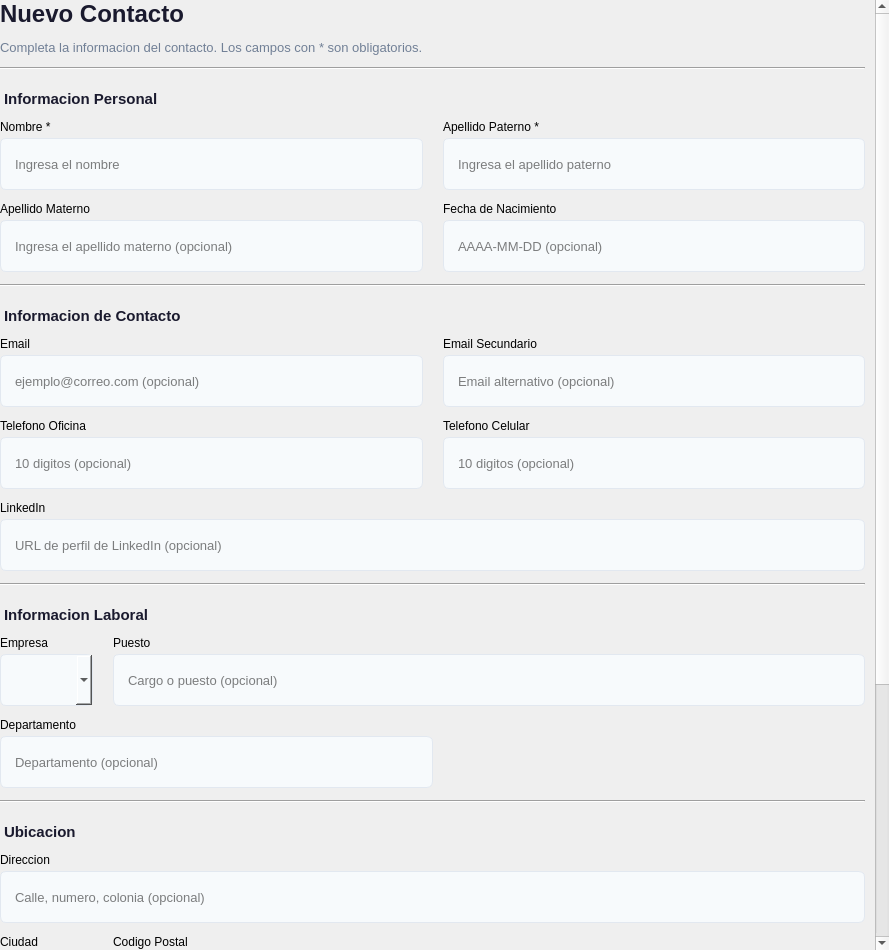
<?xml version="1.0" encoding="UTF-8"?>
<ui version="4.0">
 <class>ContactoForm</class>
 <widget class="QWidget" name="ContactoForm">
  <property name="geometry">
   <rect>
    <x>0</x>
    <y>0</y>
    <width>889</width>
    <height>950</height>
   </rect>
  </property>
  <property name="styleSheet">
   <string notr="true">
/* === FORM GLOBAL === */
QWidget#ContactoForm {
    background-color: transparent;
}

/* === LABELS === */
QLabel#form_titulo {
    font-size: 24px;
    font-weight: bold;
    color: #1a1a2e;
}
QLabel#form_subtitulo {
    font-size: 13px;
    color: #718096;
}
QLabel#seccionPersonal, QLabel#seccionContacto, QLabel#seccionLaboral, QLabel#seccionUbicacion, QLabel#seccionAsignacion {
    font-size: 15px;
    font-weight: bold;
    color: #1a1a2e;
    padding-top: 8px;
}
QLabel.fieldLabel {
    font-size: 13px;
    color: #2d3748;
    font-weight: 600;
}

/* === INPUTS === */
QLineEdit, QComboBox {
    padding: 8px 12px;
    border: 1px solid #e2e8f0;
    border-radius: 6px;
    background-color: #f7fafc;
    font-size: 13px;
    min-height: 34px;
}
QLineEdit:focus, QComboBox:focus {
    border: 1px solid #4a90d9;
    background-color: white;
}
QLineEdit:hover, QComboBox:hover {
    border: 1px solid #cbd5e0;
}

/* === CHECKBOX === */
QCheckBox#check_contacto_principal, QCheckBox#check_no_contactar, QCheckBox#check_activo {
    font-size: 13px;
    color: #2d3748;
    spacing: 8px;
}
QCheckBox#check_contacto_principal::indicator, QCheckBox#check_no_contactar::indicator, QCheckBox#check_activo::indicator {
    width: 18px;
    height: 18px;
    border: 2px solid #e2e8f0;
    border-radius: 4px;
    background-color: #f7fafc;
}
QCheckBox#check_contacto_principal::indicator:checked, QCheckBox#check_no_contactar::indicator:checked, QCheckBox#check_activo::indicator:checked {
    background-color: #4a90d9;
    border-color: #4a90d9;
}
QCheckBox#check_contacto_principal::indicator:hover, QCheckBox#check_no_contactar::indicator:hover, QCheckBox#check_activo::indicator:hover {
    border-color: #cbd5e0;
}

/* === BUTTONS === */
QPushButton#btn_guardar {
    background-color: #4a90d9;
    color: white;
    border: none;
    border-radius: 6px;
    font-size: 14px;
    font-weight: 600;
    padding: 10px 24px;
    min-height: 38px;
}
QPushButton#btn_guardar:hover {
    background-color: #3a7bc8;
}
QPushButton#btn_guardar:pressed {
    background-color: #2a6bb8;
}
QPushButton#btn_limpiar, QPushButton#btn_cancelar {
    background-color: white;
    color: #2d3748;
    border: 1px solid #e2e8f0;
    border-radius: 6px;
    font-size: 14px;
    font-weight: 500;
    padding: 10px 20px;
    min-height: 38px;
}
QPushButton#btn_limpiar:hover, QPushButton#btn_cancelar:hover {
    background-color: #f7fafc;
    border-color: #cbd5e0;
}

/* === SEPARATOR === */
QFrame#separator1, QFrame#separator2, QFrame#separator3, QFrame#separator4, QFrame#separator5 {
    color: #e2e8f0;
}
   </string>
  </property>
  <layout class="QVBoxLayout" name="formMainLayout">
   <property name="leftMargin"><number>0</number></property>
   <property name="topMargin"><number>0</number></property>
   <property name="rightMargin"><number>0</number></property>
   <property name="bottomMargin"><number>0</number></property>
   <item>
    <widget class="QScrollArea" name="scrollArea">
     <property name="frameShape"><enum>QFrame::NoFrame</enum></property>
     <property name="widgetResizable"><bool>true</bool></property>
     <widget class="QWidget" name="scrollContent">
      <property name="styleSheet">
       <string notr="true">QWidget#scrollContent { background-color: transparent; }</string>
      </property>
      <layout class="QVBoxLayout" name="scrollLayout">
       <property name="spacing"><number>12</number></property>
       <property name="leftMargin"><number>0</number></property>
       <property name="topMargin"><number>0</number></property>
       <property name="rightMargin"><number>10</number></property>
       <property name="bottomMargin"><number>10</number></property>

       <!-- TITULO -->
       <item>
        <widget class="QLabel" name="form_titulo">
         <property name="text"><string>Nuevo Contacto</string></property>
        </widget>
       </item>
       <item>
        <widget class="QLabel" name="form_subtitulo">
         <property name="text"><string>Completa la informacion del contacto. Los campos con * son obligatorios.</string></property>
         <property name="wordWrap"><bool>true</bool></property>
        </widget>
       </item>

       <!-- SEPARATOR 1 -->
       <item>
        <widget class="QFrame" name="separator1">
         <property name="frameShape"><enum>QFrame::HLine</enum></property>
         <property name="frameShadow"><enum>QFrame::Sunken</enum></property>
        </widget>
       </item>

       <!-- SECCION: Informacion Personal -->
       <item>
        <widget class="QLabel" name="seccionPersonal">
         <property name="text"><string>Informacion Personal</string></property>
        </widget>
       </item>

       <!-- Row 1: Nombre + Apellido Paterno -->
       <item>
        <layout class="QHBoxLayout" name="row1Layout">
         <property name="spacing"><number>20</number></property>
         <item>
          <layout class="QVBoxLayout" name="nombreLayout">
           <property name="spacing"><number>4</number></property>
           <item>
            <widget class="QLabel" name="label_nombre">
             <property name="text"><string>Nombre *</string></property>
            </widget>
           </item>
           <item>
            <widget class="QLineEdit" name="input_nombre">
             <property name="placeholderText"><string>Ingresa el nombre</string></property>
            </widget>
           </item>
          </layout>
         </item>
         <item>
          <layout class="QVBoxLayout" name="apellidoPLayout">
           <property name="spacing"><number>4</number></property>
           <item>
            <widget class="QLabel" name="label_apellido_paterno">
             <property name="text"><string>Apellido Paterno *</string></property>
            </widget>
           </item>
           <item>
            <widget class="QLineEdit" name="input_apellido_paterno">
             <property name="placeholderText"><string>Ingresa el apellido paterno</string></property>
            </widget>
           </item>
          </layout>
         </item>
        </layout>
       </item>

       <!-- Row 2: Apellido Materno + Fecha Nacimiento -->
       <item>
        <layout class="QHBoxLayout" name="row2Layout">
         <property name="spacing"><number>20</number></property>
         <item>
          <layout class="QVBoxLayout" name="apellidoMLayout">
           <property name="spacing"><number>4</number></property>
           <item>
            <widget class="QLabel" name="label_apellido_materno">
             <property name="text"><string>Apellido Materno</string></property>
            </widget>
           </item>
           <item>
            <widget class="QLineEdit" name="input_apellido_materno">
             <property name="placeholderText"><string>Ingresa el apellido materno (opcional)</string></property>
            </widget>
           </item>
          </layout>
         </item>
         <item>
          <layout class="QVBoxLayout" name="fechaNacLayout">
           <property name="spacing"><number>4</number></property>
           <item>
            <widget class="QLabel" name="label_fecha_nacimiento">
             <property name="text"><string>Fecha de Nacimiento</string></property>
            </widget>
           </item>
           <item>
            <widget class="QLineEdit" name="input_fecha_nacimiento">
             <property name="placeholderText"><string>AAAA-MM-DD (opcional)</string></property>
             <property name="maxLength"><number>10</number></property>
            </widget>
           </item>
          </layout>
         </item>
        </layout>
       </item>

       <!-- SEPARATOR 2 -->
       <item>
        <widget class="QFrame" name="separator2">
         <property name="frameShape"><enum>QFrame::HLine</enum></property>
         <property name="frameShadow"><enum>QFrame::Sunken</enum></property>
        </widget>
       </item>

       <!-- SECCION: Informacion de Contacto -->
       <item>
        <widget class="QLabel" name="seccionContacto">
         <property name="text"><string>Informacion de Contacto</string></property>
        </widget>
       </item>

       <!-- Row 3: Email + Email Secundario -->
       <item>
        <layout class="QHBoxLayout" name="row3Layout">
         <property name="spacing"><number>20</number></property>
         <item>
          <layout class="QVBoxLayout" name="emailLayout">
           <property name="spacing"><number>4</number></property>
           <item>
            <widget class="QLabel" name="label_email">
             <property name="text"><string>Email</string></property>
            </widget>
           </item>
           <item>
            <widget class="QLineEdit" name="input_email">
             <property name="placeholderText"><string>ejemplo@correo.com (opcional)</string></property>
            </widget>
           </item>
          </layout>
         </item>
         <item>
          <layout class="QVBoxLayout" name="emailSecLayout">
           <property name="spacing"><number>4</number></property>
           <item>
            <widget class="QLabel" name="label_email_secundario">
             <property name="text"><string>Email Secundario</string></property>
            </widget>
           </item>
           <item>
            <widget class="QLineEdit" name="input_email_secundario">
             <property name="placeholderText"><string>Email alternativo (opcional)</string></property>
            </widget>
           </item>
          </layout>
         </item>
        </layout>
       </item>

       <!-- Row 4: Telefono Oficina + Telefono Celular -->
       <item>
        <layout class="QHBoxLayout" name="row4Layout">
         <property name="spacing"><number>20</number></property>
         <item>
          <layout class="QVBoxLayout" name="telOficinaLayout">
           <property name="spacing"><number>4</number></property>
           <item>
            <widget class="QLabel" name="label_telefono_oficina">
             <property name="text"><string>Telefono Oficina</string></property>
            </widget>
           </item>
           <item>
            <widget class="QLineEdit" name="input_telefono_oficina">
             <property name="maxLength"><number>10</number></property>
             <property name="placeholderText"><string>10 digitos (opcional)</string></property>
            </widget>
           </item>
          </layout>
         </item>
         <item>
          <layout class="QVBoxLayout" name="telCelularLayout">
           <property name="spacing"><number>4</number></property>
           <item>
            <widget class="QLabel" name="label_telefono_celular">
             <property name="text"><string>Telefono Celular</string></property>
            </widget>
           </item>
           <item>
            <widget class="QLineEdit" name="input_telefono_celular">
             <property name="maxLength"><number>10</number></property>
             <property name="placeholderText"><string>10 digitos (opcional)</string></property>
            </widget>
           </item>
          </layout>
         </item>
        </layout>
       </item>

       <!-- Row 5: LinkedIn URL (ancho completo) -->
       <item>
        <layout class="QVBoxLayout" name="linkedinLayout">
         <property name="spacing"><number>4</number></property>
         <item>
          <widget class="QLabel" name="label_linkedin_url">
           <property name="text"><string>LinkedIn</string></property>
          </widget>
         </item>
         <item>
          <widget class="QLineEdit" name="input_linkedin_url">
           <property name="placeholderText"><string>URL de perfil de LinkedIn (opcional)</string></property>
          </widget>
         </item>
        </layout>
       </item>

       <!-- SEPARATOR 3 -->
       <item>
        <widget class="QFrame" name="separator3">
         <property name="frameShape"><enum>QFrame::HLine</enum></property>
         <property name="frameShadow"><enum>QFrame::Sunken</enum></property>
        </widget>
       </item>

       <!-- SECCION: Informacion Laboral -->
       <item>
        <widget class="QLabel" name="seccionLaboral">
         <property name="text"><string>Informacion Laboral</string></property>
        </widget>
       </item>

       <!-- Row 6: Empresa + Puesto -->
       <item>
        <layout class="QHBoxLayout" name="row6Layout">
         <property name="spacing"><number>20</number></property>
         <item>
          <layout class="QVBoxLayout" name="empresaLayout">
           <property name="spacing"><number>4</number></property>
           <item>
            <widget class="QLabel" name="label_empresa">
             <property name="text"><string>Empresa</string></property>
            </widget>
           </item>
           <item>
            <widget class="QComboBox" name="combo_empresa"/>
           </item>
          </layout>
         </item>
         <item>
          <layout class="QVBoxLayout" name="puestoLayout">
           <property name="spacing"><number>4</number></property>
           <item>
            <widget class="QLabel" name="label_puesto">
             <property name="text"><string>Puesto</string></property>
            </widget>
           </item>
           <item>
            <widget class="QLineEdit" name="input_puesto">
             <property name="placeholderText"><string>Cargo o puesto (opcional)</string></property>
            </widget>
           </item>
          </layout>
         </item>
        </layout>
       </item>

       <!-- Row 7: Departamento -->
       <item>
        <layout class="QHBoxLayout" name="row7Layout">
         <property name="spacing"><number>20</number></property>
         <item>
          <layout class="QVBoxLayout" name="departamentoLayout">
           <property name="spacing"><number>4</number></property>
           <item>
            <widget class="QLabel" name="label_departamento">
             <property name="text"><string>Departamento</string></property>
            </widget>
           </item>
           <item>
            <widget class="QLineEdit" name="input_departamento">
             <property name="placeholderText"><string>Departamento (opcional)</string></property>
            </widget>
           </item>
          </layout>
         </item>
         <item>
          <spacer name="row7Spacer">
           <property name="orientation"><enum>Qt::Horizontal</enum></property>
           <property name="sizeHint" stdset="0">
            <size><width>40</width><height>20</height></size>
           </property>
          </spacer>
         </item>
        </layout>
       </item>

       <!-- SEPARATOR 4 -->
       <item>
        <widget class="QFrame" name="separator4">
         <property name="frameShape"><enum>QFrame::HLine</enum></property>
         <property name="frameShadow"><enum>QFrame::Sunken</enum></property>
        </widget>
       </item>

       <!-- SECCION: Ubicacion -->
       <item>
        <widget class="QLabel" name="seccionUbicacion">
         <property name="text"><string>Ubicacion</string></property>
        </widget>
       </item>

       <!-- Row 8: Direccion (ancho completo) -->
       <item>
        <layout class="QVBoxLayout" name="direccionLayout">
         <property name="spacing"><number>4</number></property>
         <item>
          <widget class="QLabel" name="label_direccion">
           <property name="text"><string>Direccion</string></property>
          </widget>
         </item>
         <item>
          <widget class="QLineEdit" name="input_direccion">
           <property name="placeholderText"><string>Calle, numero, colonia (opcional)</string></property>
          </widget>
         </item>
        </layout>
       </item>

       <!-- Row 9: Ciudad + Codigo Postal -->
       <item>
        <layout class="QHBoxLayout" name="row9Layout">
         <property name="spacing"><number>20</number></property>
         <item>
          <layout class="QVBoxLayout" name="ciudadLayout">
           <property name="spacing"><number>4</number></property>
           <item>
            <widget class="QLabel" name="label_ciudad">
             <property name="text"><string>Ciudad</string></property>
            </widget>
           </item>
           <item>
            <widget class="QComboBox" name="combo_ciudad"/>
           </item>
          </layout>
         </item>
         <item>
          <layout class="QVBoxLayout" name="cpLayout">
           <property name="spacing"><number>4</number></property>
           <item>
            <widget class="QLabel" name="label_codigo_postal">
             <property name="text"><string>Codigo Postal</string></property>
            </widget>
           </item>
           <item>
            <widget class="QLineEdit" name="input_codigo_postal">
             <property name="maxLength"><number>5</number></property>
             <property name="placeholderText"><string>5 digitos (opcional)</string></property>
            </widget>
           </item>
          </layout>
         </item>
        </layout>
       </item>

       <!-- SEPARATOR 5 -->
       <item>
        <widget class="QFrame" name="separator5">
         <property name="frameShape"><enum>QFrame::HLine</enum></property>
         <property name="frameShadow"><enum>QFrame::Sunken</enum></property>
        </widget>
       </item>

       <!-- SECCION: Asignacion y Estado -->
       <item>
        <widget class="QLabel" name="seccionAsignacion">
         <property name="text"><string>Asignacion y Estado</string></property>
        </widget>
       </item>

       <!-- Row 10: Origen + Propietario -->
       <item>
        <layout class="QHBoxLayout" name="row10Layout">
         <property name="spacing"><number>20</number></property>
         <item>
          <layout class="QVBoxLayout" name="origenLayout">
           <property name="spacing"><number>4</number></property>
           <item>
            <widget class="QLabel" name="label_origen">
             <property name="text"><string>Origen</string></property>
            </widget>
           </item>
           <item>
            <widget class="QComboBox" name="combo_origen"/>
           </item>
          </layout>
         </item>
         <item>
          <layout class="QVBoxLayout" name="propietarioLayout">
           <property name="spacing"><number>4</number></property>
           <item>
            <widget class="QLabel" name="label_propietario">
             <property name="text"><string>Propietario</string></property>
            </widget>
           </item>
           <item>
            <widget class="QComboBox" name="combo_propietario"/>
           </item>
          </layout>
         </item>
        </layout>
       </item>

       <!-- Row 11: Checkboxes -->
       <item>
        <layout class="QHBoxLayout" name="row11Layout">
         <property name="spacing"><number>20</number></property>
         <item>
          <widget class="QCheckBox" name="check_contacto_principal">
           <property name="text"><string>Contacto principal</string></property>
          </widget>
         </item>
         <item>
          <widget class="QCheckBox" name="check_no_contactar">
           <property name="text"><string>No contactar</string></property>
          </widget>
         </item>
         <item>
          <widget class="QCheckBox" name="check_activo">
           <property name="text"><string>Contacto activo</string></property>
           <property name="checked"><bool>true</bool></property>
          </widget>
         </item>
         <item>
          <spacer name="checkboxSpacer">
           <property name="orientation"><enum>Qt::Horizontal</enum></property>
           <property name="sizeHint" stdset="0">
            <size><width>40</width><height>20</height></size>
           </property>
          </spacer>
         </item>
        </layout>
       </item>

       <!-- SPACER -->
       <item>
        <spacer name="formBottomSpacer">
         <property name="orientation"><enum>Qt::Vertical</enum></property>
         <property name="sizeType"><enum>QSizePolicy::Fixed</enum></property>
         <property name="sizeHint" stdset="0">
          <size><width>20</width><height>10</height></size>
         </property>
        </spacer>
       </item>

       <!-- BUTTONS -->
       <item>
        <layout class="QHBoxLayout" name="buttonsLayout">
         <property name="spacing"><number>12</number></property>
         <item>
          <widget class="QPushButton" name="btn_guardar">
           <property name="cursor"><cursorShape>PointingHandCursor</cursorShape></property>
           <property name="text"><string>Guardar Contacto</string></property>
          </widget>
         </item>
         <item>
          <widget class="QPushButton" name="btn_limpiar">
           <property name="cursor"><cursorShape>PointingHandCursor</cursorShape></property>
           <property name="text"><string>Limpiar</string></property>
          </widget>
         </item>
         <item>
          <widget class="QPushButton" name="btn_cancelar">
           <property name="cursor"><cursorShape>PointingHandCursor</cursorShape></property>
           <property name="text"><string>Cancelar</string></property>
          </widget>
         </item>
         <item>
          <spacer name="buttonsSpacer">
           <property name="orientation"><enum>Qt::Horizontal</enum></property>
           <property name="sizeHint" stdset="0">
            <size><width>40</width><height>20</height></size>
           </property>
          </spacer>
         </item>
        </layout>
       </item>

       <!-- FINAL SPACER -->
       <item>
        <spacer name="finalSpacer">
         <property name="orientation"><enum>Qt::Vertical</enum></property>
         <property name="sizeHint" stdset="0">
          <size><width>20</width><height>40</height></size>
         </property>
        </spacer>
       </item>

      </layout>
     </widget>
    </widget>
   </item>
  </layout>
 </widget>
 <resources/>
 <connections/>
</ui>
